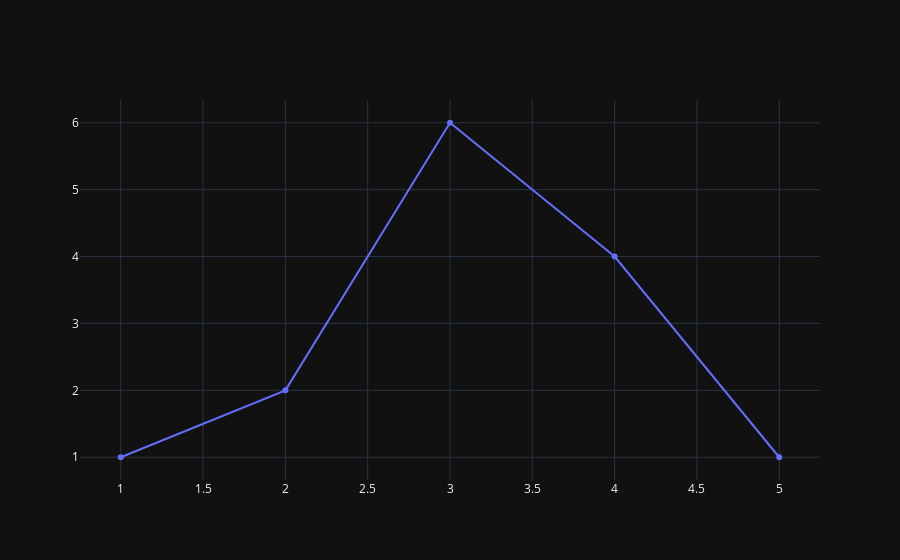

Notebook source saved alongside this figure:
### Markdown cell above
<br>

Để lưu biểu đồ trong Plotly Cloud hoặc Plotly Enterprise, hãy sử dụng `plotly.plotly.iplot`.

Sử dụng py.plot() để trả về url duy nhất và mở url (tự chọn).

Sử dụng py.iplot() khi hoạt động trong Jupyter Notebook để hiển thị plot trong notebook.

<br>

### Code cell
iplot([{"x": [1, 2, 3, 4, 5], "y": [1, 2, 6, 4, 1]}])

### Figure 1 — Plotly figure (JSON) as saved in the notebook; plotly's stock layout.template omitted (floating-point values rounded to 4 significant figures)
{"data": [{"x": [1, 2, 3, 4, 5], "y": [1, 2, 6, 4, 1], "type": "scatter"}], "layout": {}}
